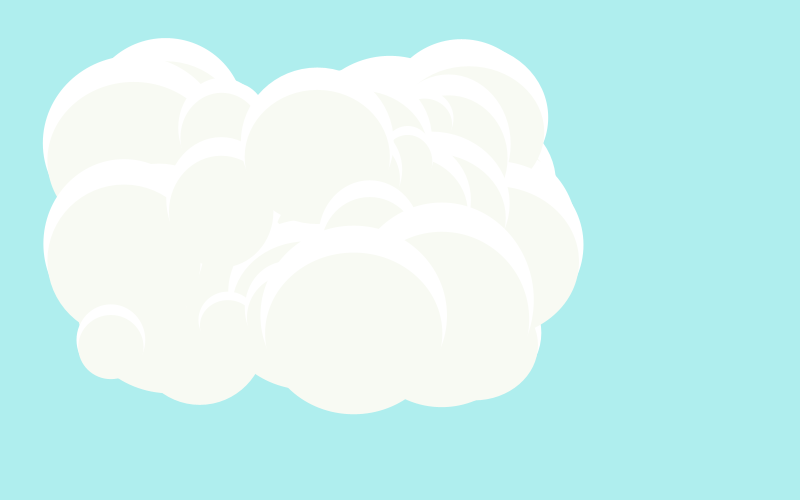
Frame 1 (no input)
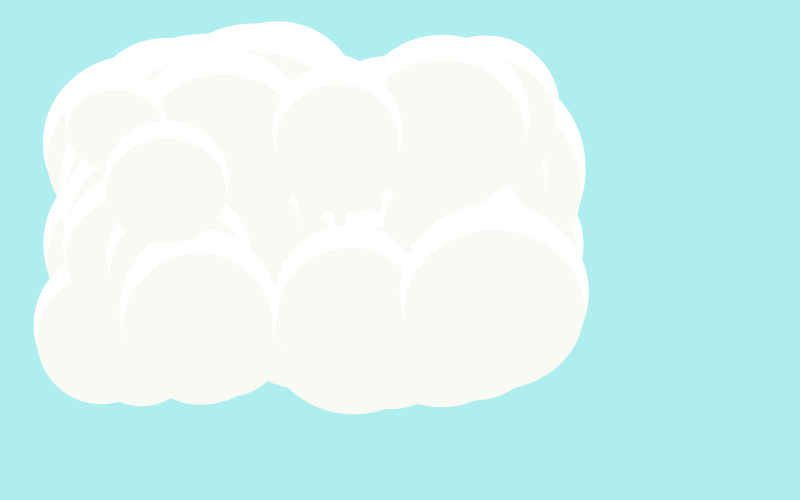
Frame 2 (the mouse pressed at the canvas centre, redrawn once)

The Processing sketch that drew these frames (run headless with seeded random() and noise(); the mouse was pressed at the canvas centre and the sketch redrawn once):

// Processing sketch: processing_2089
// ── processing_2089.pde



void setup()
{
  size(800,500);
  frameRate(30);
  background(175, 238, 238);
  noLoop();
  smooth();
}

public class Cloud
{
  ArrayList cloudDots = new ArrayList();

  public Cloud()
  {
    for(int i = 0; i<35; i++)
    {
      cloudDots.add(new CloudDot());
    }
  }

  public void drawIt()
  {
    for(int i = 0; i < cloudDots.size(); i++)
    {
      CloudDot cd = (CloudDot)cloudDots.get(i);
      cd.drawnow();
    }
  }
}

public class CloudDot
{

  float x;
  float y;
  float xrad;
  float yrad;


  public CloudDot()
  {


    x = random( 100, 500);
    y = random( 100, 350);
    yrad = random(50, 200);
    xrad = random(yrad-15, yrad+15);


  }

  public void drawnow()
  {
    noStroke();
    fill(255,255,255);
    ellipse(x,y,xrad,yrad);
    fill(248,250,243);
    ellipse( x, y+0.1*yrad, xrad-0.05*xrad, yrad-0.1*yrad );

  }

}  



void draw()
{
  for(int i = 0; i<2; i++)
  {
    Cloud cd = new Cloud();

    cd.drawIt();
  }
}
